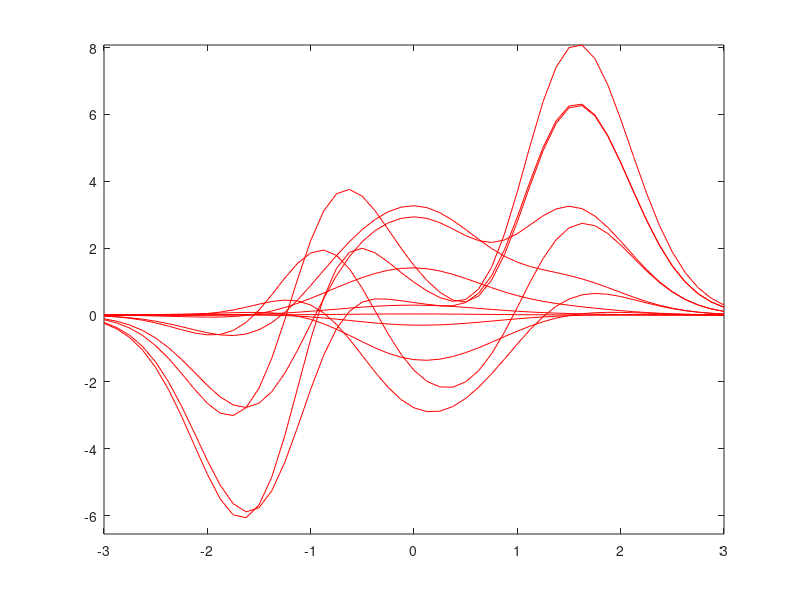

Reproduce this figure in MATLAB.
function result = test_contour_007
result = false;
a = figure;
[Z,x,y] = peaks;
contour(x,y,Z,[-3:.5:3],'r-');
drawnow;
close(a);
result = true;
